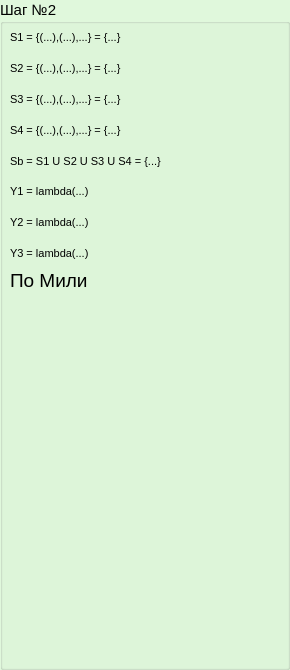
     <widget class="QGroupBox" name="groupBox_2">
      <property name="palette">
       <palette>
        <active>
         <colorrole role="WindowText">
          <brush brushstyle="SolidPattern">
           <color alpha="255">
            <red>0</red>
            <green>0</green>
            <blue>0</blue>
           </color>
          </brush>
         </colorrole>
         <colorrole role="Button">
          <brush brushstyle="SolidPattern">
           <color alpha="255">
            <red>224</red>
            <green>248</green>
            <blue>220</blue>
           </color>
          </brush>
         </colorrole>
         <colorrole role="Light">
          <brush brushstyle="SolidPattern">
           <color alpha="255">
            <red>255</red>
            <green>255</green>
            <blue>255</blue>
           </color>
          </brush>
         </colorrole>
         <colorrole role="Midlight">
          <brush brushstyle="SolidPattern">
           <color alpha="255">
            <red>239</red>
            <green>251</green>
            <blue>237</blue>
           </color>
          </brush>
         </colorrole>
         <colorrole role="Dark">
          <brush brushstyle="SolidPattern">
           <color alpha="255">
            <red>112</red>
            <green>124</green>
            <blue>110</blue>
           </color>
          </brush>
         </colorrole>
         <colorrole role="Mid">
          <brush brushstyle="SolidPattern">
           <color alpha="255">
            <red>149</red>
            <green>165</green>
            <blue>147</blue>
           </color>
          </brush>
         </colorrole>
         <colorrole role="Text">
          <brush brushstyle="SolidPattern">
           <color alpha="255">
            <red>0</red>
            <green>0</green>
            <blue>0</blue>
           </color>
          </brush>
         </colorrole>
         <colorrole role="BrightText">
          <brush brushstyle="SolidPattern">
           <color alpha="255">
            <red>255</red>
            <green>255</green>
            <blue>255</blue>
           </color>
          </brush>
         </colorrole>
         <colorrole role="ButtonText">
          <brush brushstyle="SolidPattern">
           <color alpha="255">
            <red>0</red>
            <green>0</green>
            <blue>0</blue>
           </color>
          </brush>
         </colorrole>
         <colorrole role="Base">
          <brush brushstyle="SolidPattern">
           <color alpha="255">
            <red>255</red>
            <green>255</green>
            <blue>255</blue>
           </color>
          </brush>
         </colorrole>
         <colorrole role="Window">
          <brush brushstyle="SolidPattern">
           <color alpha="255">
            <red>224</red>
            <green>248</green>
            <blue>220</blue>
           </color>
          </brush>
         </colorrole>
         <colorrole role="Shadow">
          <brush brushstyle="SolidPattern">
           <color alpha="255">
            <red>0</red>
            <green>0</green>
            <blue>0</blue>
           </color>
          </brush>
         </colorrole>
         <colorrole role="AlternateBase">
          <brush brushstyle="SolidPattern">
           <color alpha="255">
            <red>239</red>
            <green>251</green>
            <blue>237</blue>
           </color>
          </brush>
         </colorrole>
         <colorrole role="ToolTipBase">
          <brush brushstyle="SolidPattern">
           <color alpha="255">
            <red>255</red>
            <green>255</green>
            <blue>220</blue>
           </color>
          </brush>
         </colorrole>
         <colorrole role="ToolTipText">
          <brush brushstyle="SolidPattern">
           <color alpha="255">
            <red>0</red>
            <green>0</green>
            <blue>0</blue>
           </color>
          </brush>
         </colorrole>
        </active>
        <inactive>
         <colorrole role="WindowText">
          <brush brushstyle="SolidPattern">
           <color alpha="255">
            <red>0</red>
            <green>0</green>
            <blue>0</blue>
           </color>
          </brush>
         </colorrole>
         <colorrole role="Button">
          <brush brushstyle="SolidPattern">
           <color alpha="255">
            <red>224</red>
            <green>248</green>
            <blue>220</blue>
           </color>
          </brush>
         </colorrole>
         <colorrole role="Light">
          <brush brushstyle="SolidPattern">
           <color alpha="255">
            <red>255</red>
            <green>255</green>
            <blue>255</blue>
           </color>
          </brush>
         </colorrole>
         <colorrole role="Midlight">
          <brush brushstyle="SolidPattern">
           <color alpha="255">
            <red>239</red>
            <green>251</green>
            <blue>237</blue>
           </color>
          </brush>
         </colorrole>
         <colorrole role="Dark">
          <brush brushstyle="SolidPattern">
           <color alpha="255">
            <red>112</red>
            <green>124</green>
            <blue>110</blue>
           </color>
          </brush>
         </colorrole>
         <colorrole role="Mid">
          <brush brushstyle="SolidPattern">
           <color alpha="255">
            <red>149</red>
            <green>165</green>
            <blue>147</blue>
           </color>
          </brush>
         </colorrole>
         <colorrole role="Text">
          <brush brushstyle="SolidPattern">
           <color alpha="255">
            <red>0</red>
            <green>0</green>
            <blue>0</blue>
           </color>
          </brush>
         </colorrole>
         <colorrole role="BrightText">
          <brush brushstyle="SolidPattern">
           <color alpha="255">
            <red>255</red>
            <green>255</green>
            <blue>255</blue>
           </color>
          </brush>
         </colorrole>
         <colorrole role="ButtonText">
          <brush brushstyle="SolidPattern">
           <color alpha="255">
            <red>0</red>
            <green>0</green>
            <blue>0</blue>
           </color>
          </brush>
         </colorrole>
         <colorrole role="Base">
          <brush brushstyle="SolidPattern">
           <color alpha="255">
            <red>255</red>
            <green>255</green>
            <blue>255</blue>
           </color>
          </brush>
         </colorrole>
         <colorrole role="Window">
          <brush brushstyle="SolidPattern">
           <color alpha="255">
            <red>224</red>
            <green>248</green>
            <blue>220</blue>
           </color>
          </brush>
         </colorrole>
         <colorrole role="Shadow">
          <brush brushstyle="SolidPattern">
           <color alpha="255">
            <red>0</red>
            <green>0</green>
            <blue>0</blue>
           </color>
          </brush>
         </colorrole>
         <colorrole role="AlternateBase">
          <brush brushstyle="SolidPattern">
           <color alpha="255">
            <red>239</red>
            <green>251</green>
            <blue>237</blue>
           </color>
          </brush>
         </colorrole>
         <colorrole role="ToolTipBase">
          <brush brushstyle="SolidPattern">
           <color alpha="255">
            <red>255</red>
            <green>255</green>
            <blue>220</blue>
           </color>
          </brush>
         </colorrole>
         <colorrole role="ToolTipText">
          <brush brushstyle="SolidPattern">
           <color alpha="255">
            <red>0</red>
            <green>0</green>
            <blue>0</blue>
           </color>
          </brush>
         </colorrole>
        </inactive>
        <disabled>
         <colorrole role="WindowText">
          <brush brushstyle="SolidPattern">
           <color alpha="255">
            <red>112</red>
            <green>124</green>
            <blue>110</blue>
           </color>
          </brush>
         </colorrole>
         <colorrole role="Button">
          <brush brushstyle="SolidPattern">
           <color alpha="255">
            <red>224</red>
            <green>248</green>
            <blue>220</blue>
           </color>
          </brush>
         </colorrole>
         <colorrole role="Light">
          <brush brushstyle="SolidPattern">
           <color alpha="255">
            <red>255</red>
            <green>255</green>
            <blue>255</blue>
           </color>
          </brush>
         </colorrole>
         <colorrole role="Midlight">
          <brush brushstyle="SolidPattern">
           <color alpha="255">
            <red>239</red>
            <green>251</green>
            <blue>237</blue>
           </color>
          </brush>
         </colorrole>
         <colorrole role="Dark">
          <brush brushstyle="SolidPattern">
           <color alpha="255">
            <red>112</red>
            <green>124</green>
            <blue>110</blue>
           </color>
          </brush>
         </colorrole>
         <colorrole role="Mid">
          <brush brushstyle="SolidPattern">
           <color alpha="255">
            <red>149</red>
            <green>165</green>
            <blue>147</blue>
           </color>
          </brush>
         </colorrole>
         <colorrole role="Text">
          <brush brushstyle="SolidPattern">
           <color alpha="255">
            <red>112</red>
            <green>124</green>
            <blue>110</blue>
           </color>
          </brush>
         </colorrole>
         <colorrole role="BrightText">
          <brush brushstyle="SolidPattern">
           <color alpha="255">
            <red>255</red>
            <green>255</green>
            <blue>255</blue>
           </color>
          </brush>
         </colorrole>
         <colorrole role="ButtonText">
          <brush brushstyle="SolidPattern">
           <color alpha="255">
            <red>112</red>
            <green>124</green>
            <blue>110</blue>
           </color>
          </brush>
         </colorrole>
         <colorrole role="Base">
          <brush brushstyle="SolidPattern">
           <color alpha="255">
            <red>224</red>
            <green>248</green>
            <blue>220</blue>
           </color>
          </brush>
         </colorrole>
         <colorrole role="Window">
          <brush brushstyle="SolidPattern">
           <color alpha="255">
            <red>224</red>
            <green>248</green>
            <blue>220</blue>
           </color>
          </brush>
         </colorrole>
         <colorrole role="Shadow">
          <brush brushstyle="SolidPattern">
           <color alpha="255">
            <red>0</red>
            <green>0</green>
            <blue>0</blue>
           </color>
          </brush>
         </colorrole>
         <colorrole role="AlternateBase">
          <brush brushstyle="SolidPattern">
           <color alpha="255">
            <red>224</red>
            <green>248</green>
            <blue>220</blue>
           </color>
          </brush>
         </colorrole>
         <colorrole role="ToolTipBase">
          <brush brushstyle="SolidPattern">
           <color alpha="255">
            <red>255</red>
            <green>255</green>
            <blue>220</blue>
           </color>
          </brush>
         </colorrole>
         <colorrole role="ToolTipText">
          <brush brushstyle="SolidPattern">
           <color alpha="255">
            <red>0</red>
            <green>0</green>
            <blue>0</blue>
           </color>
          </brush>
         </colorrole>
        </disabled>
       </palette>
      </property>
      <property name="font">
       <font>
        <pointsize>11</pointsize>
       </font>
      </property>
      <property name="title">
       <string>Шаг №2</string>
      </property>
      <widget class="QLabel" name="S1_2">
       <property name="geometry">
        <rect>
         <x>-10</x>
         <y>-62</y>
         <width>228</width>
         <height>56</height>
        </rect>
       </property>
       <property name="font">
        <font>
         <pointsize>12</pointsize>
        </font>
       </property>
       <property name="text">
        <string>S1 = {(...),(...),...} = {...}</string>
       </property>
      </widget>
      <widget class="QWidget" name="verticalLayoutWidget">
       <property name="geometry">
        <rect>
         <x>10</x>
         <y>25</y>
         <width>271</width>
         <height>241</height>
        </rect>
       </property>
       <layout class="QVBoxLayout" name="verticalLayout_2">
        <item>
         <widget class="QLabel" name="S1_3">
          <property name="font">
           <font>
            <pointsize>8</pointsize>
           </font>
          </property>
          <property name="text">
           <string>S1 = {(...),(...),...} = {...}</string>
          </property>
         </widget>
        </item>
        <item>
         <widget class="QLabel" name="S2_2">
          <property name="font">
           <font>
            <pointsize>8</pointsize>
           </font>
          </property>
          <property name="text">
           <string>S2 = {(...),(...),...} = {...}</string>
          </property>
         </widget>
        </item>
        <item>
         <widget class="QLabel" name="S3_2">
          <property name="font">
           <font>
            <pointsize>8</pointsize>
           </font>
          </property>
          <property name="text">
           <string>S3 = {(...),(...),...} = {...}</string>
          </property>
         </widget>
        </item>
        <item>
         <widget class="QLabel" name="S4_2">
          <property name="font">
           <font>
            <pointsize>8</pointsize>
           </font>
          </property>
          <property name="text">
           <string>S4 = {(...),(...),...} = {...}</string>
          </property>
         </widget>
        </item>
        <item>
         <widget class="QLabel" name="Sb_2">
          <property name="font">
           <font>
            <pointsize>8</pointsize>
           </font>
          </property>
          <property name="text">
           <string>Sb = S1 U S2 U S3 U S4 = {...}</string>
          </property>
         </widget>
        </item>
        <item>
         <widget class="QLabel" name="Y1_2">
          <property name="font">
           <font>
            <pointsize>8</pointsize>
           </font>
          </property>
          <property name="text">
           <string>Y1 = lambda(...)</string>
          </property>
         </widget>
        </item>
        <item>
         <widget class="QLabel" name="Y2_2">
          <property name="font">
           <font>
            <pointsize>8</pointsize>
           </font>
          </property>
          <property name="text">
           <string>Y2 = lambda(...)</string>
          </property>
         </widget>
        </item>
        <item>
         <widget class="QLabel" name="Y3_2">
          <property name="font">
           <font>
            <pointsize>8</pointsize>
           </font>
          </property>
          <property name="text">
           <string>Y3 = lambda(...)</string>
          </property>
         </widget>
        </item>
       </layout>
      </widget>
      <widget class="QLabel" name="label_9">
       <property name="geometry">
        <rect>
         <x>10</x>
         <y>270</y>
         <width>91</width>
         <height>21</height>
        </rect>
       </property>
       <property name="font">
        <font>
         <pointsize>14</pointsize>
        </font>
       </property>
       <property name="text">
        <string>По Мили</string>
       </property>
      </widget>
      <widget class="QWidget" name="verticalLayoutWidget_3">
       <property name="geometry">
        <rect>
         <x>10</x>
         <y>300</y>
         <width>271</width>
         <height>311</height>
        </rect>
       </property>
       <layout class="QVBoxLayout" name="verticalLayout_6">
        <item>
         <widget class="QLabel" name="sig1">
          <property name="font">
           <font>
            <pointsize>8</pointsize>
           </font>
          </property>
          <property name="text">
           <string> </string>
          </property>
         </widget>
        </item>
        <item>
         <widget class="QLabel" name="lam1">
          <property name="font">
           <font>
            <pointsize>8</pointsize>
           </font>
          </property>
          <property name="text">
           <string> </string>
          </property>
         </widget>
        </item>
        <item>
         <widget class="QLabel" name="sig2">
          <property name="font">
           <font>
            <pointsize>8</pointsize>
           </font>
          </property>
          <property name="text">
           <string> </string>
          </property>
         </widget>
        </item>
        <item>
         <widget class="QLabel" name="lam2">
          <property name="font">
           <font>
            <pointsize>8</pointsize>
           </font>
          </property>
          <property name="text">
           <string> </string>
          </property>
         </widget>
        </item>
        <item>
         <widget class="QLabel" name="sig3">
          <property name="font">
           <font>
            <pointsize>8</pointsize>
           </font>
          </property>
          <property name="text">
           <string> </string>
          </property>
         </widget>
        </item>
        <item>
         <widget class="QLabel" name="lam3">
          <property name="font">
           <font>
            <pointsize>8</pointsize>
           </font>
          </property>
          <property name="text">
           <string> </string>
          </property>
         </widget>
        </item>
        <item>
         <widget class="QLabel" name="sig4">
          <property name="font">
           <font>
            <pointsize>8</pointsize>
           </font>
          </property>
          <property name="text">
           <string> </string>
          </property>
         </widget>
        </item>
        <item>
         <widget class="QLabel" name="lam4">
          <property name="font">
           <font>
            <pointsize>8</pointsize>
           </font>
          </property>
          <property name="text">
           <string> </string>
          </property>
         </widget>
        </item>
        <item>
         <widget class="QLabel" name="sig5">
          <property name="font">
           <font>
            <pointsize>8</pointsize>
           </font>
          </property>
          <property name="text">
           <string> </string>
          </property>
         </widget>
        </item>
        <item>
         <widget class="QLabel" name="lam5">
          <property name="font">
           <font>
            <pointsize>8</pointsize>
           </font>
          </property>
          <property name="text">
           <string> </string>
          </property>
         </widget>
        </item>
        <item>
         <widget class="QLabel" name="sig6">
          <property name="font">
           <font>
            <pointsize>8</pointsize>
           </font>
          </property>
          <property name="text">
           <string> </string>
          </property>
         </widget>
        </item>
        <item>
         <widget class="QLabel" name="lam6">
          <property name="font">
           <font>
            <pointsize>8</pointsize>
           </font>
          </property>
          <property name="text">
           <string> </string>
          </property>
         </widget>
        </item>
       </layout>
      </widget>
      <widget class="QWidget" name="verticalLayoutWidget_5">
       <property name="geometry">
        <rect>
         <x>10</x>
         <y>610</y>
         <width>271</width>
         <height>51</height>
        </rect>
       </property>
       <layout class="QVBoxLayout" name="verticalLayout_4">
        <item>
         <widget class="QLabel" name="forXX">
          <property name="font">
           <font>
            <pointsize>8</pointsize>
           </font>
          </property>
          <property name="text">
           <string> </string>
          </property>
         </widget>
        </item>
        <item>
         <widget class="QLabel" name="forSS">
          <property name="font">
           <font>
            <pointsize>8</pointsize>
           </font>
          </property>
          <property name="text">
           <string/>
          </property>
         </widget>
        </item>
        <item>
         <widget class="QLabel" name="forYY">
          <property name="font">
           <font>
            <pointsize>8</pointsize>
           </font>
          </property>
          <property name="text">
           <string> </string>
          </property>
         </widget>
        </item>
       </layout>
      </widget>
      <zorder>S1_2</zorder>
      <zorder>verticalLayoutWidget</zorder>
      <zorder>groupBox</zorder>
      <zorder>label_9</zorder>
      <zorder>verticalLayoutWidget_3</zorder>
      <zorder>verticalLayoutWidget_5</zorder>
     </widget>
